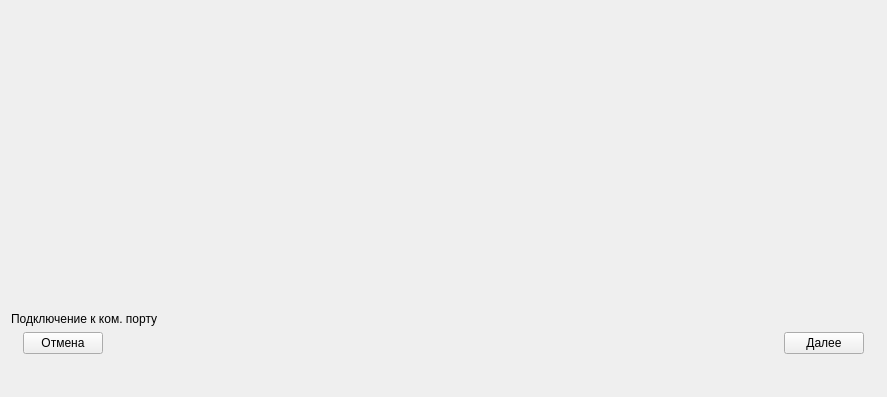
<?xml version="1.0" encoding="UTF-8"?>
<ui version="4.0">
 <class>PrepareComConnectionPage</class>
 <widget class="QWidget" name="PrepareComConnectionPage">
  <property name="geometry">
   <rect>
    <x>0</x>
    <y>0</y>
    <width>887</width>
    <height>397</height>
   </rect>
  </property>
  <property name="windowTitle">
   <string>Form</string>
  </property>
  <layout class="QVBoxLayout" name="verticalLayout">
   <item>
    <spacer name="verticalSpacer_2">
     <property name="orientation">
      <enum>Qt::Vertical</enum>
     </property>
     <property name="sizeHint" stdset="0">
      <size>
       <width>20</width>
       <height>285</height>
      </size>
     </property>
    </spacer>
   </item>
   <item>
    <widget class="QLabel" name="label">
     <property name="text">
      <string>Подключение к ком. порту</string>
     </property>
    </widget>
   </item>
   <item>
    <layout class="QHBoxLayout" name="horizontalLayout">
     <item>
      <spacer name="horizontalSpacer_2">
       <property name="orientation">
        <enum>Qt::Horizontal</enum>
       </property>
       <property name="sizeType">
        <enum>QSizePolicy::Fixed</enum>
       </property>
       <property name="sizeHint" stdset="0">
        <size>
         <width>12</width>
         <height>20</height>
        </size>
       </property>
      </spacer>
     </item>
     <item>
      <widget class="QPushButton" name="pushButton_cancel">
       <property name="text">
        <string>Отмена</string>
       </property>
      </widget>
     </item>
     <item>
      <spacer name="horizontalSpacer">
       <property name="orientation">
        <enum>Qt::Horizontal</enum>
       </property>
       <property name="sizeHint" stdset="0">
        <size>
         <width>40</width>
         <height>20</height>
        </size>
       </property>
      </spacer>
     </item>
     <item>
      <widget class="QPushButton" name="pushButton_forward">
       <property name="text">
        <string>Далее</string>
       </property>
      </widget>
     </item>
     <item>
      <spacer name="horizontalSpacer_3">
       <property name="orientation">
        <enum>Qt::Horizontal</enum>
       </property>
       <property name="sizeType">
        <enum>QSizePolicy::Fixed</enum>
       </property>
       <property name="sizeHint" stdset="0">
        <size>
         <width>12</width>
         <height>20</height>
        </size>
       </property>
      </spacer>
     </item>
    </layout>
   </item>
   <item>
    <spacer name="verticalSpacer">
     <property name="orientation">
      <enum>Qt::Vertical</enum>
     </property>
     <property name="sizeType">
      <enum>QSizePolicy::Fixed</enum>
     </property>
     <property name="sizeHint" stdset="0">
      <size>
       <width>20</width>
       <height>32</height>
      </size>
     </property>
    </spacer>
   </item>
  </layout>
 </widget>
 <resources/>
 <connections/>
</ui>
